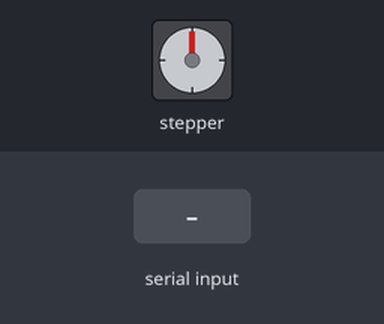
Simulated run of this sketch. Board: Arduino Uno, built with avr-gcc and run on an emulated ATmega328P. Shown: stepper motor. Wiring (inferred from the names in the program): stepper motor driver (200 steps per turn assumed): step pin 3; direction pin 4. Inputs (shaded band) come from the test bench.

Above: at 1.2 s.
1.3 s: "L" received over the second serial link
At 2.7 s:
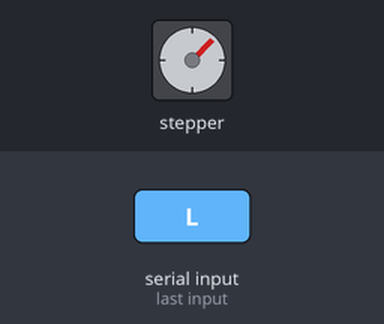
3.2 s: "C" received over the second serial link
At 3.35 s:
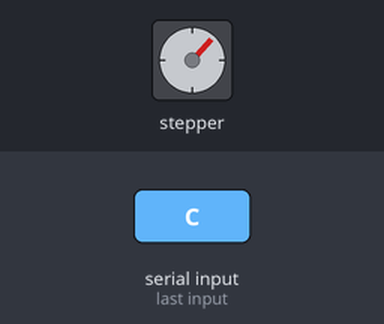
5.1 s: "R" received over the second serial link
At 6.8 s:
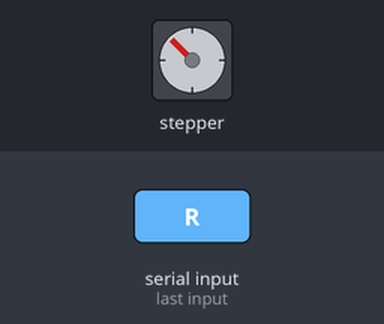
Timing chart, 0 to 8.3 s (numbered marks = the images above; inputs shaded):
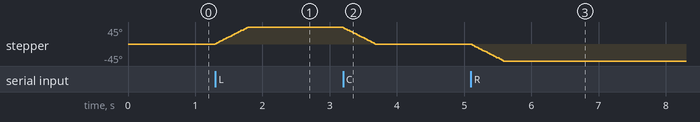

The sketch:

SafiSoft_RoboBoy_Projects_Test_With_Arduino_Voice.ino
```cpp
#include<SoftwareSerial.h>

// defines pins numbers
const int stepPin = 3;
const int dirPin = 4;

//Bluetooth serial stuff
const int txpin = 5;
const int rxpin = 6;

SoftwareSerial blue(txpin, rxpin);
char content = 'P';
String state = "center" ;


void setup() {
  pinMode(stepPin,OUTPUT);
  pinMode(dirPin,OUTPUT);
  blue.begin(9600);
  blue.setTimeout(10);
}


void loop() {
     if (blue.available()) {

         content = blue.read();

           if(content == 'L' && state == "left"){
      blue.println("Glass Says : no more moving to left you so stuped");
      }

       if(content == 'R' && state == "right"){
      blue.print("Glass Says : no more moving to right you so stuped");
      }

      if (content == 'L' && state == "center"){
       state = "left" ;
       digitalWrite(dirPin,HIGH);
       move();

     }

     else if (content == 'R' && state == "center"){
      state = "right" ;
      digitalWrite(dirPin,LOW);
      move();
     }

     else if (content == 'C' && state == "left" || state == "right" ){
      if(state == "left"){
        digitalWrite(dirPin,LOW);
        }
      if(state == "right"){
        digitalWrite(dirPin,HIGH);
        }
      state = "center" ;
      move();
     }


  }
}

void move(){
   for(int x = 0; x < 25; x++) {
      digitalWrite(stepPin,HIGH);
      delayMicroseconds(10000);
      digitalWrite(stepPin,LOW);
      delayMicroseconds(10000);
      }
  }
```

Measured:
- after the input at 1.3 s, stepper: turns 45° clockwise in 0.48 s, starting at once
- after the input at 3.2 s, stepper: turns 45° counter-clockwise in 0.48 s, starting at once
- after the input at 5.1 s, stepper: turns 45° counter-clockwise in 0.48 s, starting at once
